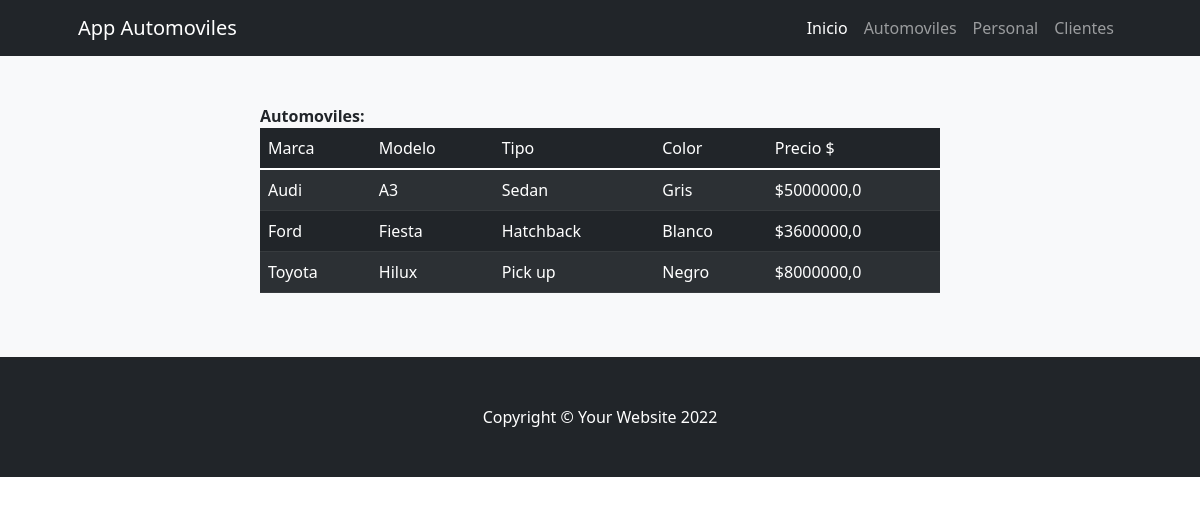
Screenshot of /Appautomoviles/automovil/ with the database file from the repository.
### Appautomoviles/models.py (models this page shows)
class Automovil(models.Model):
    marca = models.CharField("Marca", max_length=20)
    modelo = models.CharField("Modelo", max_length=30)
    TIPOS = (
        (1, "Sedan"),
        (2, "Suv"),
        (3, "Hatchback"),
        (4, "Deportivos"),
        (5, "Van"),
        (6, "Pick up")
    )
    tipo = models.PositiveSmallIntegerField("Tipo", choices=TIPOS)
    color = models.CharField("Color", max_length=15)
    precio = models.FloatField("Precio $")
    class Meta:
        verbose_name_plural = "Automoviles"

### Appautomoviles/views.py (the view)
# urls.py: path("automovil/", views.automovil, name="automovil"),
def automovil(request):
    automovil = Automovil.objects.all()
    return render(request, "Appautomoviles/automovil.html", {"automovil": automovil})

### Appautomoviles/templates/Appautomoviles/automovil.html (shortened to what this page needs)
{% extends "Appautomoviles/base.html" %}
{% load static %}
{% block contenidoPagina %}
<section class="bg-light py-5">
    <div class="container px-5">
        <div class="row gx-5 justify-content-center">
            <div class="col-lg-8">
                <b>Automoviles:</b>
                    <table class="table table-dark table-striped">
                        <thead>
                            <td>Marca</td>
                            <td>Modelo</td>
                            <td>Tipo</td>
                            <td>Color</td>
                            <td>Precio $</td>
                        </thead>
                        {% for auto in automovil %}
                        <tr>
                            <td> {{auto.marca}} </td>
                            <td> {{auto.modelo}} </td>
                            <td> {{auto.get_tipo_display}} </td>
                            <td> {{auto.color}} </td>
                            <td> ${{auto.precio}} </td>
                        </tr>
                        {% endfor %}
                    </table>
            </div>
        </div>
    </div>
</section>
{% endblock %}

### rows the page displays
Automovil: marca "Audi", modelo "A3", tipo "Sedan", color "Gris", precio "5000000,0"
Automovil: marca "Ford", modelo "Fiesta", tipo "Hatchback", color "Blanco", precio "3600000,0"
Automovil: marca "Toyota", modelo "Hilux", tipo "Pick up", color "Negro", precio "8000000,0"
